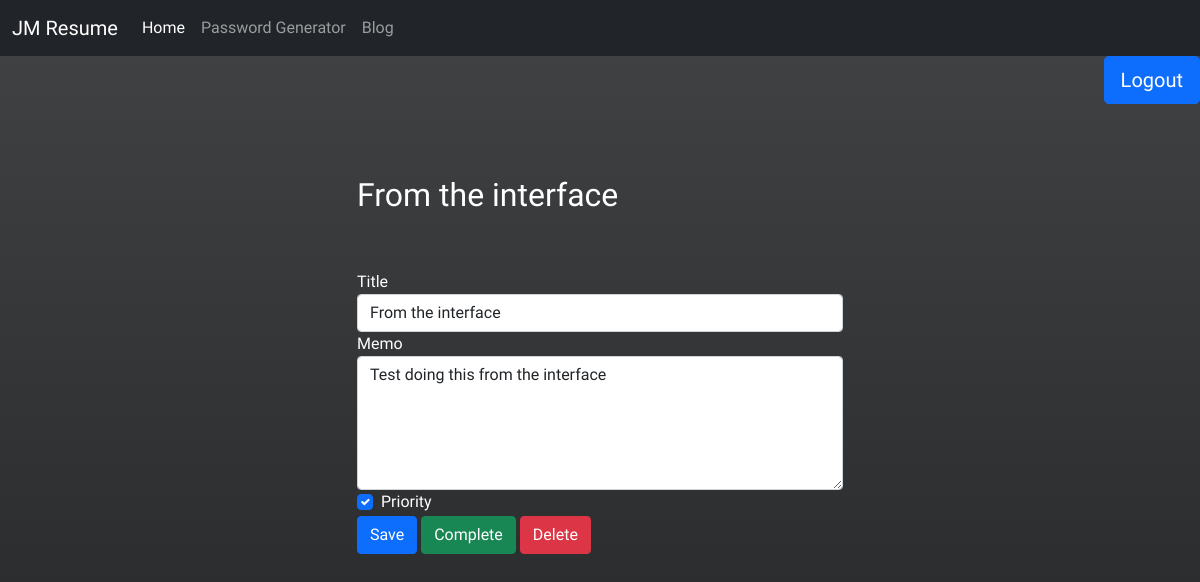
Page /todo/2 (signed in) on the committed database.
### todo/models.py (models this page shows, shortened)
class Todo(models.Model):
    title = models.CharField(max_length=50)
    memo = models.TextField(blank=True)
    priority = models.BooleanField(default=False)
    created_time = models.DateTimeField(auto_now_add=True)
    completed_time = models.DateTimeField(null=True, blank=True)
    user = models.ForeignKey(User, on_delete=models.CASCADE)

### todo/views.py (the view, shortened to what this page needs)
# urls.py: path('<int:todo_pk>', views.viewtodo, name='viewtodo'),
@login_required
def viewtodo(request, todo_pk):
    todo = get_object_or_404(Todo, pk=todo_pk, user=request.user)
    if request.method == 'GET':
        form = TodoForm(instance=todo)
        return render(request, 'todo/viewtodo.html', {'todo':todo, 'form':form})

### todo/forms.py
class TodoForm(ModelForm):
    class Meta:
        model = Todo
        fields = ['title', 'memo', 'priority']

### todo/templates/todo/viewtodo.html (shortened to what this page needs)
<!DOCTYPE html>
<html lang="en">
<head>
    {% extends 'todo/mod_base.html' %}
{% block content %}
    <div class="row justify-content-center mt-5">
        <div class="col-md-5">
            <h2>{{ todo.title }}</h2>
        </div>
    </div>
    <div class="row justify-content-center mt-5">
        <div class="col-md-5">
            <form method="POST">
                <div class="form-group">
                    <label for="title">Title</label>
                    <input type="text" name="title" class="form-control" id="title" value="{{ todo.title }}" required>
                </div>
                <div class="form-group">
                    <label for="memo">Memo</label>
                    <textarea name="memo" rows="5" class="form-control" id="memo" >{{ todo.memo }}</textarea>
                </div>
                <div class="form-group form-check">
                    <input type="checkbox" name="priority" class="form-check-input" id="priority" {% if todo.priority %}checked{% endif %}>
                    <label class="form-check-label" for="priority">Priority</label>
                </div>
                <button type="submit" class="btn btn-primary">Save</button>
                <button type="button" class="btn btn-success" onclick="$('#complete').click()">Complete</button>
                <button type="button" class="btn btn-danger" onclick="$('#delete').click()">Delete</button>
            </form>
        </div>
    </div>
{% endblock %}

### static/portfolio/custom.css (style rules this page uses)
html { height: 100%; }
body { margin: 0; font-family: 'Nova Flat', cursive; color: white; background-repeat: no-repeat; background-attachment: fixed; background: #232526; background: -webkit-linear-gradient(to bottom, #414345, #232526); background: linear-gradient(to bottom, #414345, #232526); }

### rows in the picture
Todo: title "From the interface", memo "Test doing this from the interface", priority "☑"
